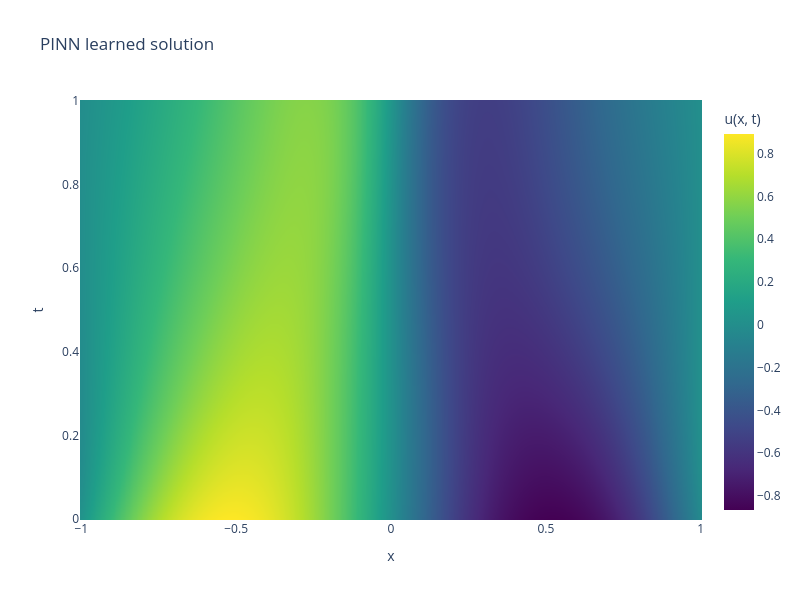

The code cell stored with this chart in its notebook:
### Code cell
fig = go.Figure()
fig.add_trace(
    go.Heatmap(
        x=x,
        y=t,
        z=u_pred,
        colorscale="Viridis",
        colorbar=dict(title="u(x, t)"),
        zsmooth="best"
    )
)

fig.update_layout(
    title="PINN learned solution",
    xaxis_title="x",
    yaxis_title="t",
    width=800,
    height=600
)

fig.show()

### Figure 1 — Plotly figure (JSON) as saved in the notebook; plotly's stock layout.template omitted (floating-point values rounded to 4 significant figures; data arrays with more than 128 entries replaced by an {"elided": "..."} marker saying what was removed)
{"data": [{"colorbar": {"title": {"text": "u(x, t)"}}, "colorscale": [[0, "#440154"], [0.1111, "#482878"], [0.2222, "#3e4989"], [0.3333, "#31688e"], [0.4444, "#26828e"], [0.5556, "#1f9e89"], [0.6667, "#35b779"], [0.7778, "#6ece58"], [0.8889, "#b5de2b"], [1, "#fde725"]], "type": "heatmap", "x": {"elided": "250 float values"}, "y": {"elided": "250 float values"}, "z": {"elided": "250x250 float values"}, "zsmooth": "best"}], "layout": {"height": 600, "title": {"text": "PINN learned solution"}, "width": 800, "xaxis": {"title": {"text": "x"}}, "yaxis": {"title": {"text": "t"}}}}
